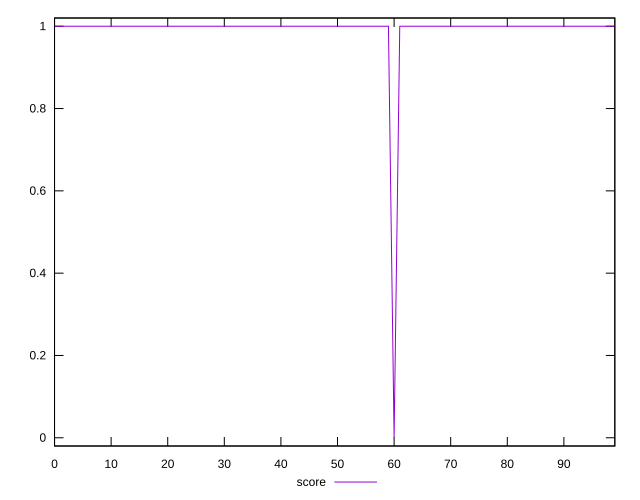

Here is the gnuplot script that generated this plot:
reset

$score <<EOF
0 1
1 1
2 1
3 1
4 1
5 1
6 1
7 1
8 1
9 1
10 1
11 1
12 1
13 1
14 1
15 1
16 1
17 1
18 1
19 1
20 1
21 1
22 1
23 1
24 1
25 1
26 1
27 1
28 1
29 1
30 1
31 1
32 1
33 1
34 1
35 1
36 1
37 1
38 1
39 1
40 1
41 1
42 1
43 1
44 1
45 1
46 1
47 1
48 1
49 1
50 1
51 1
52 1
53 1
54 1
55 1
56 1
57 1
58 1
59 1
60 0
61 1
62 1
63 1
64 1
65 1
66 1
67 1
68 1
69 1
70 1
71 1
72 1
73 1
74 1
75 1
76 1
77 1
78 1
79 1
80 1
81 1
82 1
83 1
84 1
85 1
86 1
87 1
88 1
89 1
90 1
91 1
92 1
93 1
94 1
95 1
96 1
97 1
98 1
99 1
EOF

set key outside below
set xrange [0:99]
set yrange [-0.02:1.02]
set trange [-0.02:1.02]
set terminal svg size 640, 500 enhanced background rgb 'white'
set output "reprap/server-response-time/samples/pages+cached+noexternal/score/values.svg"

plot $score title "score" with line

reset
